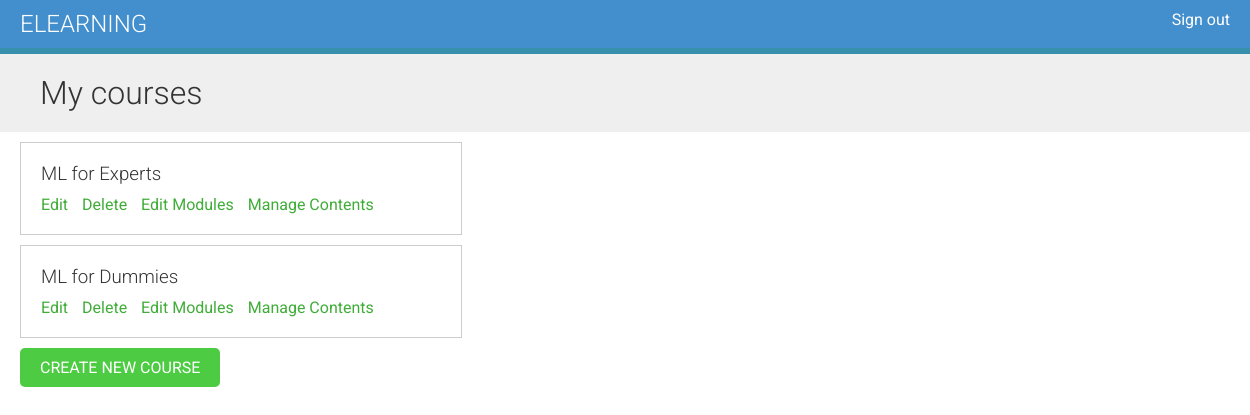
The app's page /course/all-courses/ (signed in) with its own data.
### courses/models.py (models this page shows, shortened)
class Course(models.Model):
    instructor = models.ForeignKey(User, related_name='courses_created', on_delete=models.CASCADE)
    subject = models.ForeignKey(Subject, related_name='courses', on_delete=models.CASCADE)
    title = models.CharField(max_length=150)
    slug = models.SlugField(max_length=200, unique=True)
    overview = models.TextField()
    created = models.DateTimeField(auto_now_add=True)
    students = models.ManyToManyField(User, related_name='courses_enrolled', blank=True)
    class Meta:
        ordering = ['-created']

### courses/views.py (the view)
# urls.py: path('all-courses/', InstructorCourseListView.as_view(), name='course_list'),
class InstructorCourseListView(UserCourseMixin, ListView):
    template_name = 'courses/course_list.html'
    permission_required ='courses.view_course'
    context_object_name = 'courses'

### courses/views.py (called while the page is built)
    def get_queryset(self):
        queryset = super().get_queryset()
        return queryset.filter(instructor=self.request.user)

### templates/courses/course_list.html (shortened to what this page needs)
{% extends "_base.html" %}
{% block content %}
  <h1>My courses</h1>
  <div class="module">
    {% for course in courses %}
      <div class="course-info">
        <h3>{{ course.title }}</h3>
        <p>
          <a href="{% url "course_update" course.id %}">Edit</a>
          <a href="{% url "course_delete" course.id %}">Delete</a>
          <a href="{% url 'course_module_update' course.id %}">Edit Modules</a>
          {% if course.modules.count > 0 %}
            <a href="{% url 'module_content_list' course.modules.first.id %}">Manage Contents</a>
          {% endif %}
        </p>
      </div>
    {% empty %}
      <p>You haven't created any courses yet.</p>
    {% endfor %}
    <p>
      <a href="{% url "course_create" %}" class="button">Create new course</a>
    </p>
  </div>
{% endblock %}

### static/css/base.css (style rules this page uses)
body { margin:0; font-family:'Roboto', sans-serif; font-weight:400; color:#333; }
a { color:#3fad37; text-decoration:none; }
h1, h2, h3, h4, h5, h6 { font-family:'Roboto', sans-serif; font-weight:300; }
h1 { background:#efefef; width:100%; overflow:auto; padding:20px 0 20px 40px; margin:0; }
.module { padding:10px 20px; float:left; width:600px; }
.module h3 { margin:20px 0 0; padding:0; width:100%; }
.module p { margin:10px 0 20px; width:100%; float:left; }
input[type=submit], a.button { border-radius:5px; background:#4dcc43; color:#fff; font-size:16px; text-transform:uppercase; border:none; padding:10px 20px; margin:20px 0; }
.course-info { border:1px solid #ccc; padding:0 20px; margin-bottom:10px; width:400px; overflow:auto; }
.course-info a { margin-right:10px; }

### records on screen
Course: title "ML for Experts", shows "Manage Contents"
Course: title "ML for Dummies", shows "Manage Contents"
